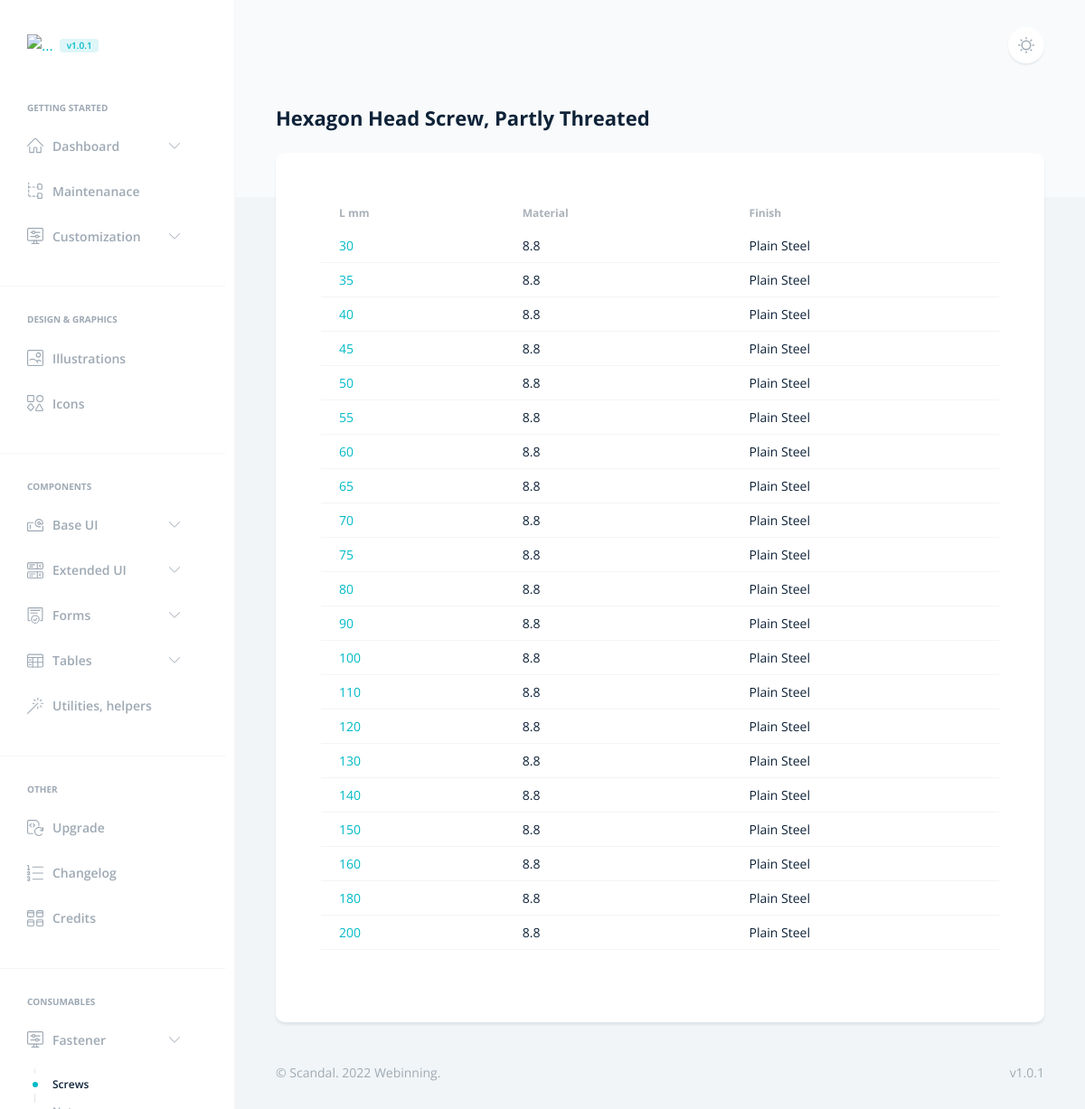
Screenshot of /fasteners/din931/ with the database file from the repository.
### fasteners/models.py (models this page shows, shortened)
class DIN931(models.Model):
    thread_length = models.IntegerField()
    material = models.DecimalField(max_digits=2, decimal_places=1, default="8.8")
    finish = models.CharField(max_length=24, default="Plain Steel")
    class Meta:
        verbose_name = "Partly Thread DIN 931"
        verbose_name_plural = "DIN 931 Partly Thread"
        ordering = ['thread_length']

### fasteners/views.py (the view)
# urls.py: path('din931/', views.din931, name='din931'),
def din931(request):
    din931_list = DIN931.objects.order_by('thread_length')
    context = {
        'din931_list': din931_list,
    }
    return render(request, 'fasteners/screws/din931.html', context)

### templates/fasteners/screws/din931.html (shortened to what this page needs)
{% extends 'base.html' %}
{% load static %}
{% block navar %}
<li class="nav-item">
    <span class="h6 text-secondary ps-4 ps-lg-6 mb-3 d-block text-uppercase">Getting started</span>
</li>
<li class="nav-item dropdown">
    <a class="nav-link" href="#customization" data-bs-toggle="collapse" role="button" aria-expanded="false"
        aria-controls="customization">
        <span>Dashboard</span>
    </a>
</li>
<li class="nav-item">
    <a href="../docs/structure.html" class="nav-link">
        <span>Maintenanace</span>
    </a>
</li>
<li class="nav-item dropdown">
    <a class="nav-link" href="#customization" data-bs-toggle="collapse" role="button" aria-expanded="false"
        aria-controls="customization">
        <span>Customization</span>
    </a>
</li>
<li class="nav-item w-100">
    <hr>
</li>
<li class="nav-item">
    <span class="h6 text-secondary ps-4 ps-lg-6 mb-3 d-block text-uppercase">Design & Graphics</span>
</li>
<li class="nav-item">
    <a href="../docs/illustrations.html" class="nav-link">
        <span>Illustrations</span>
    </a>
</li>
<li class="nav-item">
    <a href="../docs/icons.html" class="nav-link">
        <span>Icons</span>
    </a>
</li>
<li class="nav-item w-100">
    <hr>
</li>
<li class="nav-item">
    <span class="h6 text-secondary ps-4 ps-lg-6 mb-3 d-block text-uppercase">Components</span>
</li>
<li class="nav-item dropdown">
    <a class="nav-link" href="#baseUI" data-bs-toggle="collapse" role="button" aria-expanded="false"
        aria-controls="baseUI">
        <span>Base UI</span>
    </a>
</li>
<li class="nav-item dropdown">
    <a class="nav-link" href="#extendedUI" data-bs-toggle="collapse" role="button" aria-expanded="false"
        aria-controls="extendedUI">
        <span>Extended UI</span>
    </a>
</li>
<li class="nav-item dropdown">
    <a class="nav-link" href="#forms" data-bs-toggle="collapse" role="button" aria-expanded="false"
        aria-controls="forms">
        <span>Forms</span>
    </a>
</li>
<li class="nav-item dropdown">
    <a class="nav-link" href="#tables" data-bs-toggle="collapse" role="button" aria-expanded="false"
        aria-controls="tables">
        <span>Tables</span>
    </a>
</li>
<li class="nav-item">
    <a href="../docs/utilities-helpers.html" class="nav-link">
        <span>Utilities, helpers</span>
    </a>
</li>
<li class="nav-item w-100">
    <hr>
</li>
<li class="nav-item">
    <span class="h6 text-secondary ps-4 ps-lg-6 mb-3 d-block text-uppercase">Other</span>
</li>
<li class="nav-item">
    <a href="../docs/upgrade.html" class="nav-link">
        <span>Upgrade</span>
    </a>
</li>
<li class="nav-item">
    <a href="../docs/changelog.html" class="nav-link">
        <span>Changelog</span>
    </a>
</li>
<li class="nav-item">
    <a href="{% url 'maint:credit' %}" class="nav-link">
        <span>Credits</span>
    </a>
</li>
<li class="nav-item w-100">
    <hr>
</li>
<li class="nav-item">
    <span class="h6 text-secondary ps-4 ps-lg-6 mb-3 d-block text-uppercase">Consumables</span>
</li>
<li class="nav-item dropdown">
    <a class="nav-link" href="#fasteners" data-bs-toggle="collapse" role="button" aria-expanded="false"
        aria-controls="customization">
        <span>Fastener</span>
    </a>
    <div class="collapse show" id="fasteners">
        <ul class="nav flex-column">
            <li class="nav-item">
                <a href="{% url 'fasteners:screws' %}" class="nav-link active">Screws</a>
            </li>
            <li class="nav-item">
                <a href="../docs/sass.html" class="nav-link">Nuts</a>
            </li>
        </ul>
    </div>
</li>
{% endblock %}
{% block body%}
<h1 class="h2">Hexagon Head Screw, Partly Threated
</h1>
<div class="row">
    <div class="col">
        <div class="card border-0 p-md-6">
            <div class="card-body">
                <div class="row">
                    <div class="col">
{% if din931_list %}
<div class="table-responsive">
    <table class="table table-hover table-sm">
        <thead>
            <tr>
                <th>L mm</th>
                <th>Material</th>
                <th>Finish</th>
            </tr>
        </thead>
        {% for din931 in din931_list %}
        <tbody>
            <tr>
                <td><a href="{% url 'fasteners:din931_detail' din931.id %}">{{ din931.thread_length }}</a></td>
                <td>{{ din931.material }}</td>
                <td>{{ din931.finish}}</td>
            </tr>
        </tbody>
    {% endfor %}
    </table>
</div>
{% else %}
    <p>No Hexagon Head Screw, Fully Threated in database.</p>
{% endif %}
                    </div>
                </div>
            </div>
        </div>
    </div>
</div>
{% endblock %}

### rows the page displays
DIN931: thread_length "30", material "8.8", finish "Plain Steel"
DIN931: thread_length "35", material "8.8", finish "Plain Steel"
DIN931: thread_length "40", material "8.8", finish "Plain Steel"
DIN931: thread_length "45", material "8.8", finish "Plain Steel"
DIN931: thread_length "50", material "8.8", finish "Plain Steel"
DIN931: thread_length "55", material "8.8", finish "Plain Steel"
DIN931: thread_length "60", material "8.8", finish "Plain Steel"
DIN931: thread_length "65", material "8.8", finish "Plain Steel"
DIN931: thread_length "70", material "8.8", finish "Plain Steel"
DIN931: thread_length "75", material "8.8", finish "Plain Steel"
DIN931: thread_length "80", material "8.8", finish "Plain Steel"
DIN931: thread_length "90", material "8.8", finish "Plain Steel"
DIN931: thread_length "100", material "8.8", finish "Plain Steel"
DIN931: thread_length "110", material "8.8", finish "Plain Steel"
DIN931: thread_length "120", material "8.8", finish "Plain Steel"
DIN931: thread_length "130", material "8.8", finish "Plain Steel"
DIN931: thread_length "140", material "8.8", finish "Plain Steel"
DIN931: thread_length "150", material "8.8", finish "Plain Steel"
DIN931: thread_length "160", material "8.8", finish "Plain Steel"
DIN931: thread_length "180", material "8.8", finish "Plain Steel"
DIN931: thread_length "200", material "8.8", finish "Plain Steel"
